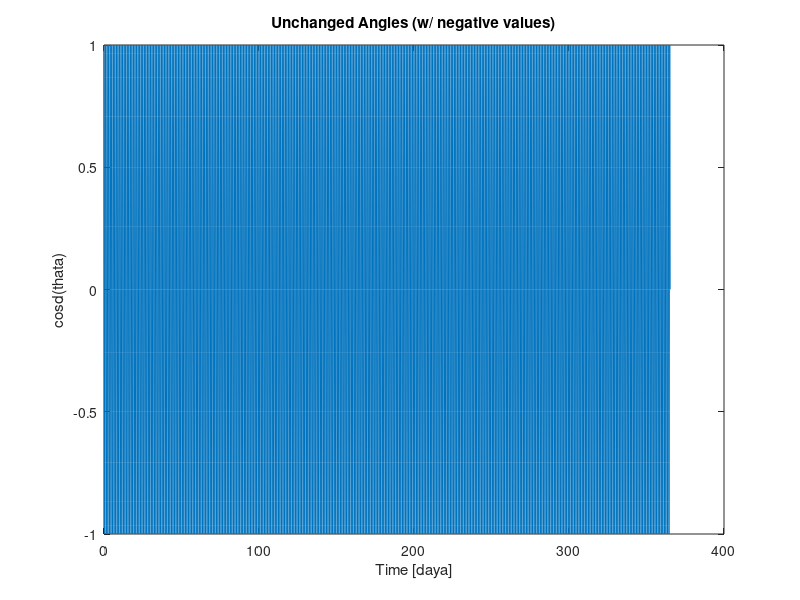
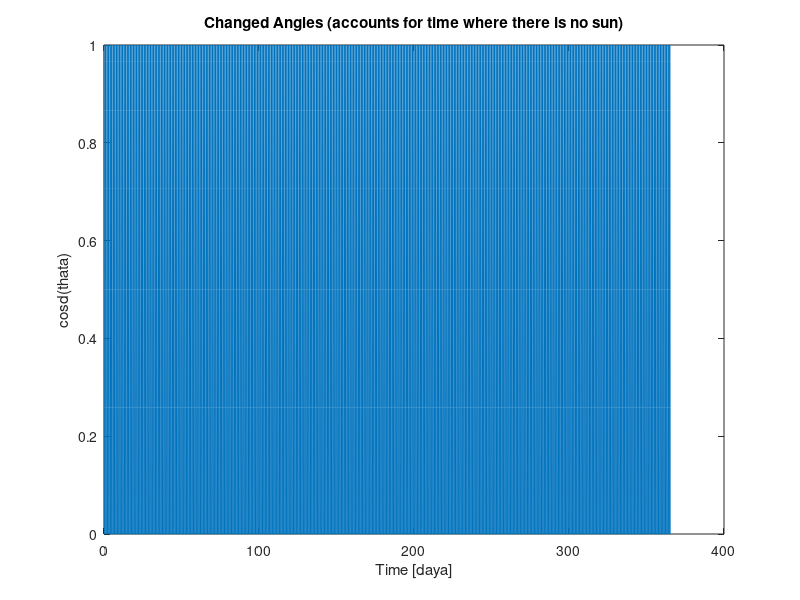

These figures' MATLAB source, in order:
function [theta_true,theta_unchanged,time] = radiatorAngles()

    time = 0:(1/24):365.25; % days
    theta_unchanged = linspace(0,360*365.25,length(time)); % theta of the radiator as it rotates around earth
    j = 1;
    for i = 1:24:length(time)
        if i == 1
        elseif i == 8761
            theta_unchanged(i:(i+6)) = theta_unchanged(i:(i+6)) - (360*j);
        else
            theta_unchanged(i:(i+23)) = theta_unchanged(i:(i+23)) - (360*j);
            j = j+1;
        end
    end
    
    theta_true = zeros(1,length(time));
    for i = 1:length(theta_unchanged)
        if cosd(theta_unchanged(i)) < 0
            theta_true(i) = 450;
        elseif cosd(theta_unchanged(i)) >= 0
            theta_true(i) = theta_unchanged(i);
        end
    end
    
    figure
    plot(time,cosd(theta_unchanged));
    title('Unchanged Angles (w/ negative values)');
    xlabel('Time [daya]');
    ylabel('cosd(thata)');
    
    figure
    plot(time,cosd(theta_true));
    title('Changed Angles (accounts for time where there is no sun)');
    xlabel('Time [daya]');
    ylabel('cosd(thata)');

end